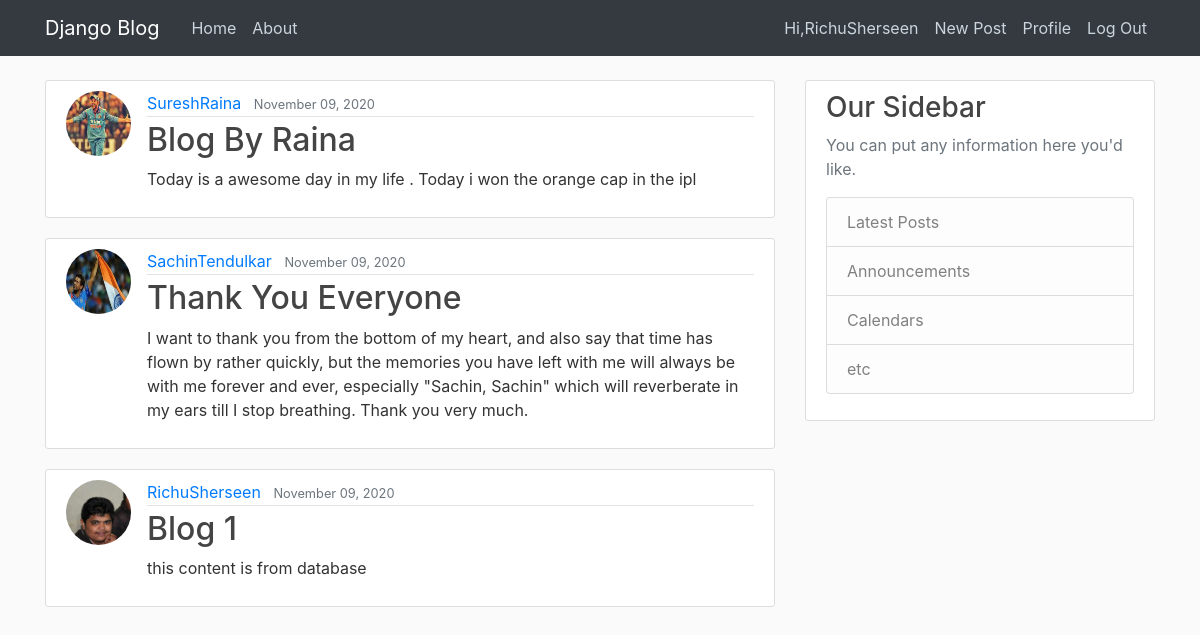
Screenshot of / (signed in) with the database file from the repository.
### blog/models.py (models this page shows, shortened)
class Post(models.Model):
    title = models.CharField(max_length=100)
    content = models.TextField()
    date_posted = models.DateTimeField(default=timezone.now)
    author = models.ForeignKey(User,on_delete = models.CASCADE)

### users/models.py (models this page shows, shortened)
class Profile(models.Model):
    user = models.OneToOneField(User, on_delete=models.CASCADE)
    image = models.ImageField(default = 'default.jpg',upload_to='profile_pics')

### blog/views.py (the view)
# urls.py: path('',PostListView.as_view(), name = 'blog-home'),
class PostListView(ListView):
    model = Post
    template_name = 'blog/home.html'
    context_object_name = 'posts'
    ordering = ('-date_posted')

### blog/templates/blog/home.html
{% extends "blog/base.html" %}
{% block content %}
    {% for post in posts %}
        <article class="media content-section">
            <img class="rounded-circle article-img" src="{{ post.author.profile.image.url }}" alt="not loaded">
            <div class="media-body">
            <div class="article-metadata">
                <a class="mr-2" href="#">{{ post.author }}</a>
                <small class="text-muted">{{ post.date_posted|date:"F d, Y " }}</small>
            </div>
            <h2><a class="article-title" href="{% url 'post-detail' post.id %}">{{ post.title }}</a></h2>
            <p class="article-content">{{ post.content }}</p>
            </div>
        </article>
    {% endfor %}
{% endblock content %}

### blog/templates/blog/base.html (shortened to what this page needs)
{% load static %}
<!DOCTYPE html>
<html lang="en">
    <head>
        <link rel="stylesheet" href="https://stackpath.bootstrapcdn.com/bootstrap/4.3.1/css/bootstrap.min.css">
        <link rel="stylesheet" href="{% static 'blog/main.css' %}">
</head>
<body>
    <header class="site-header">
        <nav class="navbar navbar-expand-md navbar-dark bg-dark fixed-top">
          <div class="container">
            <a class="navbar-brand mr-4" href="{% url 'blog-home' %}">Django Blog</a>
            <div class="collapse navbar-collapse" id="navbarToggle">
              <div class="navbar-nav mr-auto">
                <a class="nav-item nav-link" href="{% url 'blog-home' %}">Home</a>
                <a class="nav-item nav-link" href="/about">About</a>
              </div>
              <div class="navbar-nav">
                {% if user.is_authenticated %}
                  <a class="nav-item nav-link" href="{% url 'user-logout' %}">Hi,{{ user.username }}</a>
                  <a class="nav-item nav-link" href="{% url 'post-create' %}">New Post</a>
                  <a class="nav-item nav-link" href="{% url 'user-profile' %}">Profile</a>
                  <a class="nav-item nav-link" href="{% url 'user-logout' %}">Log Out</a>
                {% else %}
                  <a class="nav-item nav-link" href="{% url 'user-login' %}">Login</a>
                  <a class="nav-item nav-link" href="{% url 'user-register' %}">Register</a>
                {% endif %}
              </div>
            </div>
          </div>
        </nav>
    </header>
    <main role="main" class="container">
        <div class="row">
          <div class="col-md-8">
            {% block content %}{% endblock %}
          </div>
          <div class="col-md-4">
            <div class="content-section">
              <h3>Our Sidebar</h3>
              <p class='text-muted'>You can put any information here you'd like.
                <ul class="list-group">
                  <li class="list-group-item list-group-item-light">Latest Posts</li>
                  <li class="list-group-item list-group-item-light">Announcements</li>
                  <li class="list-group-item list-group-item-light">Calendars</li>
                  <li class="list-group-item list-group-item-light">etc</li>
                </ul>
              </p>
            </div>
          </div>
        </div>
    </main>
</body>
</html>

### blog/static/blog/main.css (style rules this page uses)
body { background: #fafafa; color: #333333; margin-top: 5rem; }
h1, h2, h3, h4, h5, h6 { color: #444444; }
ul { margin: 0; }
.site-header .navbar-nav .nav-link { color: #cbd5db; }
.content-section { background: #ffffff; padding: 10px 20px; border: 1px solid #dddddd; border-radius: 3px; margin-bottom: 20px; }
.article-title { color: #444444; }
.article-content { white-space: pre-line; }
.article-img { height: 65px; width: 65px; margin-right: 16px; }
.article-metadata { padding-bottom: 1px; margin-bottom: 4px; border-bottom: 1px solid #e3e3e3 }

### rows the page displays
Post: author.profile.image (picture), author "SureshRaina", date_posted "November 09, 2020", title "Blog By Raina", content "Today is a awesome day in my life . Today i won the orange cap in the ipl"
Post: author.profile.image (picture), author "SachinTendulkar", date_posted "November 09, 2020", title "Thank You Everyone", content "I want to thank you from the bottom of my heart, and also say that time has flown by rather quickly, but the memories you have left with me will always be with me forever and ever, especially \"Sachin, Sachin\" which will reverberate in my ears till I stop breathing. Thank you very much."
Post: author.profile.image (picture), author "RichuSherseen", date_posted "November 09, 2020", title "Blog 1", content "this content is from database"

### other values shown
{{ user.username }} "RichuSherseen"
